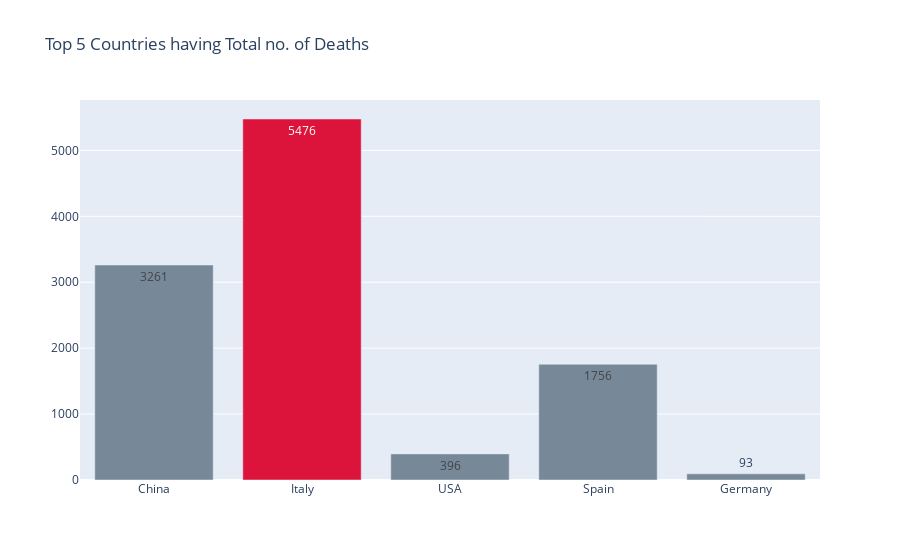

Notebook cell for this chart:
### Code cell
import plotly.graph_objects as go

colors = ['lightslategray',] * 5
colors[1] = 'crimson'

fig = go.Figure()
fig.add_trace(go.Bar(
    x=d["Country"],
    y=d.TotalDeaths,
    
    marker_color=colors,
    text=df.TotalDeaths,
    textposition='auto'
))
fig.update_layout(title_text='Top 5 Countries having Total no. of Deaths')
fig.show()

### Figure 1 — Plotly figure (JSON) as saved in the notebook; plotly's stock layout.template omitted (floating-point values rounded to 4 significant figures; data arrays with more than 128 entries replaced by an {"elided": "..."} marker saying what was removed)
{"data": [{"marker": {"color": ["lightslategray", "crimson", "lightslategray", "lightslategray", "lightslategray"]}, "text": {"elided": "191 int values"}, "textposition": "auto", "type": "bar", "x": ["China", "Italy", "USA", "Spain", "Germany"], "y": [3261, 5476, 396, 1756, 93]}], "layout": {"title": {"text": "Top 5 Countries having Total no. of Deaths"}}}
